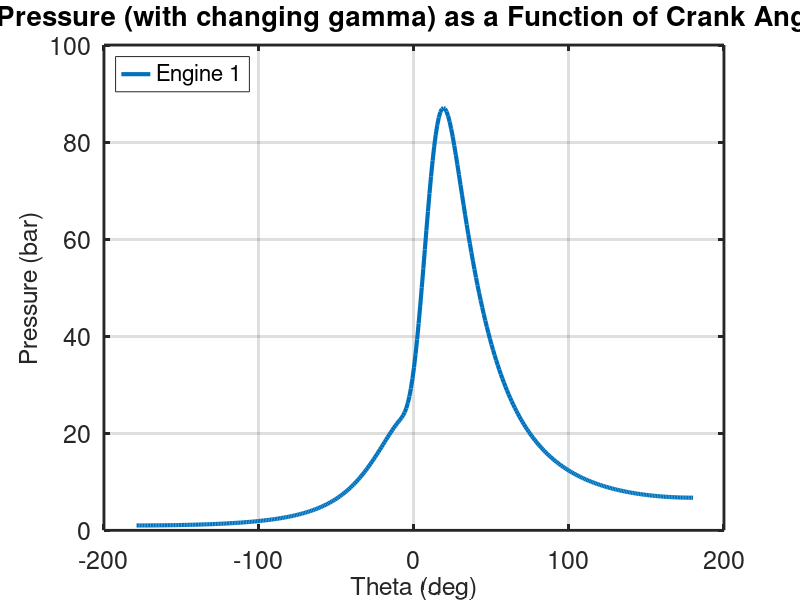
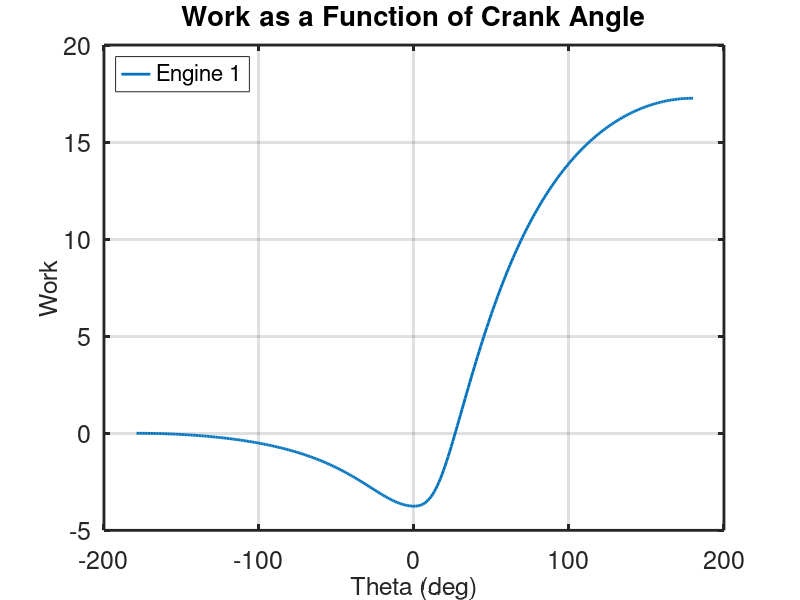
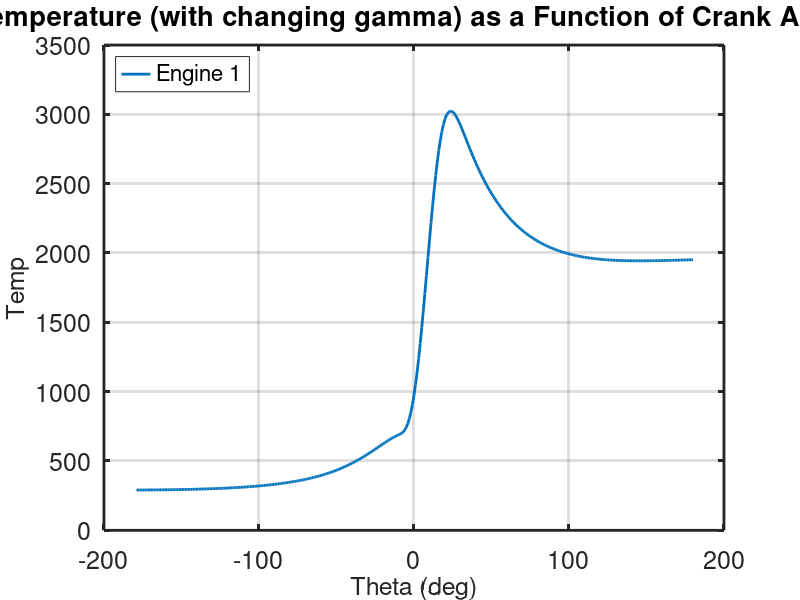
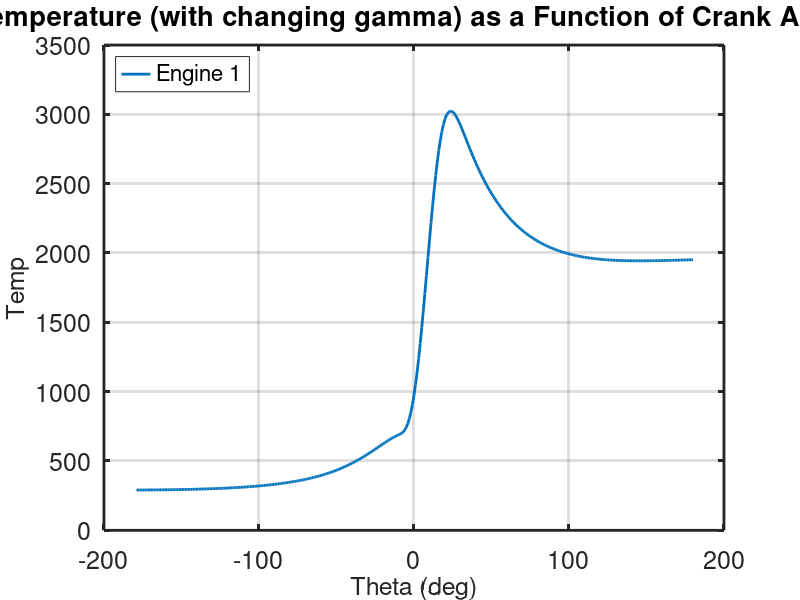

The MATLAB script that drew these images, in order:
function[v]=FiniteHeatRelease()
% Gas cycle heat release code for two engines
close all
% engine parameters 
clear();
%%
calc_gamma(300)
%%


thetas(1,1)= -10; % Engine1 start of heat release (deg)
thetas(2,1)= -10;   % Engine2 start of heat release (deg)
thetad(1,1) = 40; % Engine1 duration of heat release (deg)
thetad(2,1) = 10; % Engine2 duration of heat release (deg)

r=10;       %compression ratio
gamma= 1.4; %gas const
q= 34.385233793707900;      % dimensionless total heat release Qin/P1V1 

a= 5;  %weibe parameter a 
n= 3; %weibe exponent n

step=1;      % crankangle interval for calculation/plot
NN=360/step; % number of data points

% initialize the results data structure
save.theta=zeros(NN,1); % crankangle
save.vol=zeros(NN,1);   % volume 
save.press=zeros(NN,2); % pressure 
save.work=zeros(NN,2);  % work
save.temp = zeros(NN,2);


pinit(1) = 1; % Engine 1 initial dimensionless pressure P/P1
pinit(2) = 1; % Engine 2 initial dimensionless pressure P/P1 
ma = 3.335683867042752e-04;
n_constant = ma/(1000*28.97);
r_constant = 8.314;
stroke = 6.4100000000000; %cm
bore = 7.051000000000001; %cm
bore = 1.1 * stroke;
crank_rad = stroke/2; %cm
crank_l = 3.5 * crank_rad; %cm
Vc = (1500/6)/9

i = 1;
for theta = -180:1:180
    s(i) = crank_rad * cos(theta*pi/180) + sqrt(crank_l^2 + (crank_rad^2) * (sin(theta*pi/180))^2); 
    v(i) = (Vc + (crank_l + crank_rad - s(i))*(pi*bore(1)^2)/4)/1e6;
    i = i + 1;
end

% for loop for engine1 and engine2
for j=1:2
theta = -180;          %initial crankangle
thetae = theta + step; %final crankangle in step
fy(1) = pinit(j); % assign initial pressure to working vector
fy(2) =0.;        % reset work vector 

% for loop for pressure and work calculation
  for i=1:NN,
    [fy, vol] = integrate(theta,thetae,fy);
    
    % reset to next interval
    theta = thetae;
    thetae = theta+step;
    % copy results to output vectors
    save.theta(i)=theta;
    save.vol(i)=vol;
    save.press(i,j)=fy(1);
    save.work(i,j)=fy(2);
    %save.temp(i,j) = save.press(i,j) * v(i)/(n_constant * r_constant);
    P = 1e5 * save.press(i,j);
    R = 287.058;
    rho(i) = ma/(v(i));
    save.temp(i,j) = P/(R*rho(i));
    disp(rho(i))
    gamma = calc_gamma(save.temp(i,j));
    g(i) = gamma;
    
  end %end of pressure and work iteration loop
end %end of engine iteration loop

[pmax1, id_max1] = max(save.press(:,1)); %Engine 1 max pressure
[pmax2, id_max2] = max(save.press(:,2)); %Engine 2 max pressure
thmax1=save.theta(id_max1);%Engine 1 crank angle
thmax2=save.theta(id_max2);%Engine 2 crank angle

w1=save.work(NN,1);
w2=save.work(NN,2);
eta1= w1/q; % thermal efficiency
eta2= w2/q; 
imep1 = eta1*q*(r/(r -1)); %imep
imep2 = eta2*q*(r/(r -1));
eta_rat1 = eta1/(1-r^(1-gamma)); 
eta_rat2 = eta2/(1-r^(1-gamma));

% output overall results
fprintf('                  Engine 1           \n');
fprintf(' Theta_start       %5.2f              \n', thetas(1,1));
fprintf(' Theta_dur          %5.2f                \n', thetad(1,1));
fprintf(' P_max/P_1           %5.2f              \n', pmax1);
fprintf(' Theta_max       %7.1f             \n',thmax1);
fprintf(' Net Work/P1V1   %7.2f             \n', w1);
fprintf(' Efficiency         %5.3f               \n', eta1);
fprintf(' Eff. Ratio         %5.3f              \n', eta_rat1 );
fprintf(' Imep/P1            %5.2f                \n', imep1);

%plot results

%set(gcf,'Units','pixels','Position', [50,50,1200,600]);
%subplot(1,2,1);
plot(save.theta,save.press(:,1),'linewidth',3 )
set(gca, 'fontsize', 18,'linewidth',2);
%grid
legend('Engine 1','Location','NorthWest')
xlabel('Theta (deg)','fontsize', 18)
ylabel('Pressure (bar)','fontsize', 18)
title('Pressure (with changing gamma) as a Function of Crank Angle')
grid
print -deps2 heatrelpressure

figure();
%subplot(1,2,2);
plot(save.theta,save.work(:,1),'-', 'linewidth',2)
set(gca, 'fontsize', 18,'linewidth',2);
%grid
legend('Engine 1', 'Location','NorthWest')
xlabel('Theta (deg)','fontsize', 18)
ylabel('Work','fontsize', 18)
title('Work as a Function of Crank Angle')
grid

figure();
%subplot(1,2,2);
plot(save.theta,save.temp(:,1),'-', 'linewidth',2)
set(gca, 'fontsize', 18,'linewidth',2);
%grid
legend('Engine 1', 'Location','NorthWest')
xlabel('Theta (deg)','fontsize', 18)
ylabel('Temp','fontsize', 18)
title('Temperature (with changing gamma) as a Function of Crank Angle')
grid

figure();
%subplot(1,2,2);
plot(save.theta,save.temp(:,1),'-', 'linewidth',2)
set(gca, 'fontsize', 18,'linewidth',2);
%grid
legend('Engine 1', 'Location','NorthWest')
xlabel('Theta (deg)','fontsize', 18)
ylabel('Temp','fontsize', 18)
title('Temperature (with changing gamma) as a Function of Crank Angle')
grid

figure();
%subplot(1,2,2);
plot(save.theta,g,'-', 'linewidth',3)
set(gca, 'fontsize', 18,'linewidth',2);
%grid
%legend('Engine 1', 'Location','NorthWest')
xlabel('Theta (deg)','fontsize', 18)
ylabel('Temp','fontsize', 18)
title('Gamma as a Function of Crank Angle')
grid


function[fy,vol] = integrate(theta,thetae,fy)
%  ode23 integration of the pressure differential equation 
%  from theta to thetae with current values of fy as initial conditions
[tt, yy] = ode23(@rates, [theta thetae], fy);
%put last element of yy into fy vector
 for k=1:2
  fy(k) = yy(length(tt),k);
 end
%pressure differential equation
    function [yprime] = rates(theta,fy) 
    vol=(1.+ (r -1)/2.*(1-cosd(theta)))/r;
    dvol=(r - 1)/2.*sind(theta)/r*pi/180.; %dvol/dtheta
    dx=0.; %set heat release to zero
        if(theta > thetas(j)) % then heat release dx  > 0
        dum1=(theta -thetas(j))/thetad(j);
        x=1.- exp(-(a*dum1^n));
        dx=(1-x)*a*n*dum1^(n-1)/thetad(j); %dx/dthetha
        end  
     term1= -gamma*fy(1)*dvol/vol;
     term2= (gamma-1)*q*dx/vol;
     yprime(1,1)= term1 + term2;
     yprime(2,1)= fy(1)*dvol;    
    end %end of function rates
end  %end of function integrate2


function [gamma] =  calc_gamma(temp)
    N2_high = [.2896e1, .15155e-2, -.57235e-6, .99807e-10, -.652e-14];
    N2_low = [.3675e1, -.12082e-2, .23240e-5, -.6322e-9, -.2258e-12];
    O2_high = [.362e1, .7362e-3, -.1965e-6, .362e-10, -.2895e-14];
    O2_low = [.36256e1, -.18782e-2, .70555e-5, -.6764e-8, .21556e-11];

    if (temp>1000)
        N = N2_high;
        O = O2_high;
    else
        N = N2_low;
        O = O2_low;
    end    
    
    cp_n = temp_to_gamma(N, temp);
    cp_o = temp_to_gamma(O,temp);
    
    cp = .2095 * cp_o + .7905 * cp_n;
    R = .287;
    cp = cp*R;
    cv = cp - R;
    function [cp] = temp_to_gamma(a, temp)
        cp =  a(1) + a(2)*temp + a(3)*temp^2 + a(4)*temp^3 + a(5) * temp^4;
    end
    gamma = cp/cv;

end
end % heat_release_weibe2

